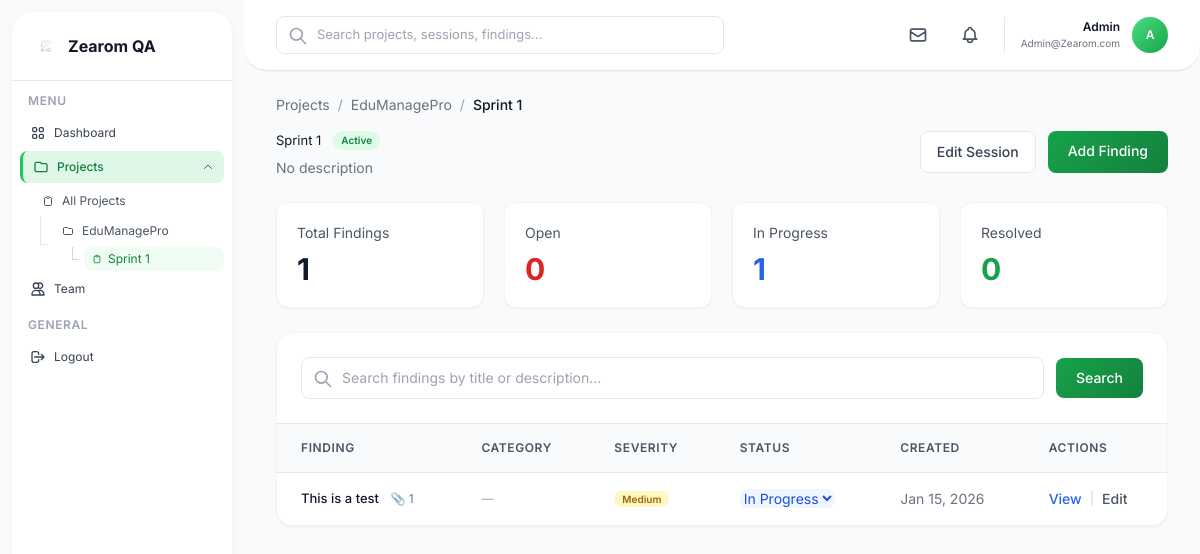
The page /session/1 (signed in) on the database as committed earlier.
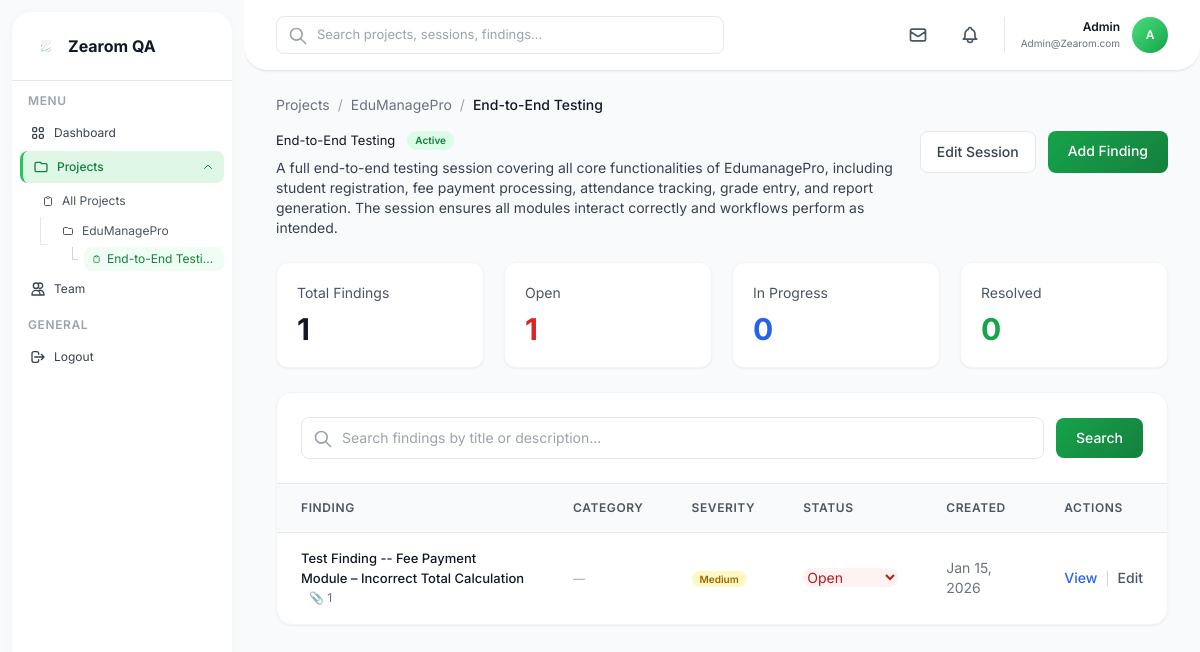
The same page on the database as committed later.
### app.py (models this page shows)
class TestingSession(db.Model):
    id = db.Column(db.Integer, primary_key=True)
    name = db.Column(db.String(200), nullable=False)
    description = db.Column(db.Text)
    status = db.Column(db.String(50), default='Active')
    project_id = db.Column(db.Integer, db.ForeignKey('project.id'), nullable=False)
    created_at = db.Column(db.DateTime, default=datetime.utcnow)
    updated_at = db.Column(db.DateTime, default=datetime.utcnow, onupdate=datetime.utcnow)
    findings = db.relationship('Finding', backref='session', lazy=True, cascade='all, delete-orphan')

class Finding(db.Model):
    id = db.Column(db.Integer, primary_key=True)
    title = db.Column(db.String(200), nullable=False)
    description = db.Column(db.Text)
    severity = db.Column(db.String(50), default='Medium')
    status = db.Column(db.String(50), default='Open')
    session_id = db.Column(db.Integer, db.ForeignKey('testing_session.id'), nullable=False)
    category_id = db.Column(db.Integer, db.ForeignKey('category.id'))
    created_by = db.Column(db.Integer, db.ForeignKey('user.id'), nullable=False)
    status_updated_by = db.Column(db.Integer, db.ForeignKey('user.id'))
    status_updated_at = db.Column(db.DateTime)
    created_at = db.Column(db.DateTime, default=datetime.utcnow)
    updated_at = db.Column(db.DateTime, default=datetime.utcnow, onupdate=datetime.utcnow)
    screenshots = db.relationship('Screenshot', backref='finding', lazy=True, cascade='all, delete-orphan')

### app.py (the view, shortened to what this page needs)
@app.route('/session/<int:session_id>')
@login_required
def session_detail(session_id):
    testing_session = TestingSession.query.get_or_404(session_id)
    categories = Category.query.filter_by(project_id=testing_session.project_id).all()
    search_query = request.args.get('search', '').strip()
    findings_query = Finding.query.filter_by(session_id=session_id)
    page = request.args.get('page', 1, type=int)
    per_page = 20
    findings_pagination = findings_query.order_by(Finding.created_at.desc()).paginate(page=page, per_page=per_page,
                                                                                      error_out=False)
    all_findings = Finding.query.filter_by(session_id=session_id).all()
    return render_template('session_detail.html',
                           testing_session=testing_session,
                           findings_pagination=findings_pagination,
                           all_findings=all_findings,
                           categories=categories,
                           search_query=search_query)

### app.py (called while the page is built)
@login_manager.user_loader
def load_user(user_id):
    return User.query.get(int(user_id))

@app.context_processor
def inject_sidebar_data():
    if current_user.is_authenticated:
        recent_projects = Project.query.filter_by(created_by=current_user.id) \
            .order_by(Project.updated_at.desc()).limit(3).all()
        return dict(sidebar_recent_projects=recent_projects)
    return dict(sidebar_recent_projects=[])

@app.context_processor
def inject_seo_defaults():
    return dict(
        site_name='Zearom QA',
        site_description='Comprehensive Quality Assurance management system for tracking projects, testing sessions, and findings.',
        site_url=request.url_root.rstrip('/')
    )

### templates/session_detail.html (shortened to what the changed rows need)
{% extends "base.html" %}
{% block content %}
<div class="mb-6">
    <nav class="flex items-center space-x-2 text-sm mb-4">
        <a href="{{ url_for('projects') }}" class="text-gray-500 hover:text-gray-700">Projects</a>
        <span class="text-gray-400">/</span>
        <a href="{{ url_for('project_detail', project_id=testing_session.project_id) }}" class="text-gray-500 hover:text-gray-700">{{ testing_session.project.name }}</a>
        <span class="text-gray-400">/</span>
        <span class="text-gray-900 font-medium">{{ testing_session.name }}</span>
    </nav>
    <div class="flex items-start justify-between">
        <div class="flex-1">
            <div class="flex items-center space-x-3 mb-2">
                <h1 class="text-gray-900">{{ testing_session.name }}</h1>
                <span class="badge {% if testing_session.status == 'Active' %}bg-green-100 text-green-700{% elif testing_session.status == 'Completed' %}bg-blue-100 text-blue-700{% else %}bg-gray-100 text-gray-700{% endif %}">
                    {{ testing_session.status }}
                </span>
            </div>
            {% if testing_session.description %}
            <div class="text-sm text-gray-700 prose prose-sm max-w-none">
                {{ testing_session.description|safe }}
            </div>
            {% else %}
            <p class="text-sm text-gray-500">No description</p>
            {% endif %}
        </div>
    </div>
</div>
<div class="grid grid-cols-1 md:grid-cols-4 gap-5 mb-6">
    <div class="bg-white rounded-xl shadow-sm border border-gray-100 p-5">
        <h4 class="text-sm text-gray-600 mb-2">Open</h4>
        <p class="text-3xl font-bold text-red-600">
            {% set open_count = namespace(value=0) %}
            {% for finding in all_findings %}
                {% if finding.status == 'Open' %}
                    {% set open_count.value = open_count.value + 1 %}
                {% endif %}
            {% endfor %}
            {{ open_count.value }}
        </p>
    </div>
    <div class="bg-white rounded-xl shadow-sm border border-gray-100 p-5">
        <h4 class="text-sm text-gray-600 mb-2">In Progress</h4>
        <p class="text-3xl font-bold text-blue-600">
            {% set progress_count = namespace(value=0) %}
            {% for finding in all_findings %}
                {% if finding.status == 'In Progress' %}
                    {% set progress_count.value = progress_count.value + 1 %}
                {% endif %}
            {% endfor %}
            {{ progress_count.value }}
        </p>
    </div>
            {% set resolved_count = namespace(value=0) %}
            {% for finding in all_findings %}
                {% if finding.status == 'Resolved' %}
                    {% set resolved_count.value = resolved_count.value + 1 %}
                {% endif %}
            {% endfor %}
</div>
<div class="bg-white rounded-2xl shadow-sm border border-gray-100">
    <div class="overflow-x-auto">
        <table class="w-full">
            <thead class="bg-gray-50 border-b border-gray-200">
                <tr>
                    <th class="px-6 py-4 text-left text-xs font-semibold text-gray-600 uppercase tracking-wider">Finding</th>
                    <th class="px-6 py-4 text-left text-xs font-semibold text-gray-600 uppercase tracking-wider">Category</th>
                    <th class="px-6 py-4 text-left text-xs font-semibold text-gray-600 uppercase tracking-wider">Severity</th>
                    <th class="px-6 py-4 text-left text-xs font-semibold text-gray-600 uppercase tracking-wider">Status</th>
                    <th class="px-6 py-4 text-left text-xs font-semibold text-gray-600 uppercase tracking-wider">Created</th>
                    <th class="px-6 py-4 text-left text-xs font-semibold text-gray-600 uppercase tracking-wider">Actions</th>
                </tr>
            </thead>
            <tbody class="divide-y divide-gray-200">
                {% for finding in findings_pagination.items %}
                <tr class="hover:bg-gray-50 transition">
                    <td class="px-6 py-4">
                        <a href="{{ url_for('finding_detail', finding_id=finding.id) }}" class="font-medium text-gray-900 hover:text-green-600">
                            {{ finding.title }}
                        </a>
                        {% if finding.screenshots %}
                        <span class="text-xs text-gray-500 ml-2">📎 {{ finding.screenshots|length }}</span>
                        {% endif %}
                    </td>
                    <td class="px-6 py-4">
                        {% if finding.category %}
                        <span class="inline-flex items-center px-2.5 py-0.5 rounded-full text-xs font-medium" style="background-color: {{ finding.category.color }}15; color: {{ finding.category.color }};">
                            {{ finding.category.name }}
                        </span>
                        {% else %}
                        <span class="text-xs text-gray-400">—</span>
                        {% endif %}
                    </td>
                    <td class="px-6 py-4">
                        <span class="badge {% if finding.severity == 'Critical' %}bg-red-100 text-red-700{% elif finding.severity == 'High' %}bg-orange-100 text-orange-700{% elif finding.severity == 'Medium' %}bg-yellow-100 text-yellow-700{% else %}bg-blue-100 text-blue-700{% endif %}">
                            {{ finding.severity }}
                        </span>
                    </td>
                    <td class="px-6 py-4">
                        <select onchange="updateFindingStatus({{ finding.id }}, this.value)"
                                class="text-sm border-0 rounded-lg cursor-pointer focus:ring-2 focus:ring-green-500 {% if finding.status == 'Open' %}bg-red-50 text-red-700{% elif finding.status == 'In Progress' %}bg-blue-50 text-blue-700{% elif finding.status == 'Resolved' %}bg-green-50 text-green-700{% else %}bg-gray-50 text-gray-700{% endif %}">
                            <option value="Open" {% if finding.status == 'Open' %}selected{% endif %}>Open</option>
                            <option value="In Progress" {% if finding.status == 'In Progress' %}selected{% endif %}>In Progress</option>
                        </select>
                    </td>
                    <td class="px-6 py-4 text-sm text-gray-500">
                        {{ finding.created_at.strftime('%b %d, %Y') }}
                    </td>
                    <td class="px-6 py-4">
                        <div class="flex items-center space-x-2">
                            <a href="{{ url_for('finding_detail', finding_id=finding.id) }}" class="text-sm text-blue-600 hover:text-blue-700 font-medium">
                                View
                            </a>
                            <span class="text-gray-300">|</span>
                            <a href="{{ url_for('edit_finding', finding_id=finding.id) }}" class="text-sm text-gray-600 hover:text-gray-700 font-medium">
                                Edit
                            </a>
                        </div>
                    </td>
                </tr>
                {% endfor %}
            </tbody>
        </table>
    </div>
</div>
{% endblock %}

### templates/base.html (shortened to what the changed rows need)
<!DOCTYPE html>
<html lang="en">
<head>
    <script src="https://cdn.tailwindcss.com"></script>
</head>
<body class="bg-gray-50">
    <div class="flex h-screen overflow-hidden">
        <aside id="sidebar" class="sidebar-container flex flex-col")
            <div class="flex-1 overflow-y-auto py-3">
                <div class="px-2 mb-3">
                    <nav class="space-y-0.5">
                        <div>
                            <div id="projectsDropdown" class="projects-dropdown open mt-1">
                                <div class="ml-3 space-y-0.5">
                                    {% if sidebar_recent_projects %}
                                        {% for project in sidebar_recent_projects %}
                                        <div class="tree-line">
                                            <div>
                                                <a href="{{ url_for('project_detail', project_id=project.id) }}"
                                                   class="sidebar-item flex items-center px-2.5 py-1.5 text-xs rounded-lg text-gray-600 hover:text-gray-900 ">
                                                    <svg class="w-3 h-3 mr-2" fill="none" stroke="currentColor" viewBox="0 0 24 24">
                                                        <path stroke-linecap="round" stroke-linejoin="round" stroke-width="2" d="M3 7v10a2 2 0 002 2h14a2 2 0 002-2V9a2 2 0 00-2-2h-6l-2-2H5a2 2 0 00-2 2z"/>
                                                    </svg>
                                                    <span class="truncate">{{ project.name[:20] }}{% if project.name|length > 20 %}...{% endif %}</span>
                                                </a>
                                                {% set sorted_sessions = project.sessions|sort(attribute='updated_at', reverse=True) %}
                                                {% if sorted_sessions %}
                                                <div class="ml-3 mt-0.5 space-y-0.5">
                                                    {% for session in sorted_sessions %}
                                                    {% if loop.index <= 3 %}
                                                    <div class="session-tree-line">
                                                        <a href="{{ url_for('session_detail', session_id=session.id) }}"
                                                           class="sidebar-item flex items-center px-2 py-1 text-xs rounded-lg text-gray-500 hover:text-gray-900 {% if request.endpoint == 'session_detail' and request.view_args.get('session_id') == session.id %}bg-green-50 text-green-700{% endif %}">
                                                            <svg class="w-2.5 h-2.5 mr-1.5" fill="none" stroke="currentColor" viewBox="0 0 24 24">
                                                                <path stroke-linecap="round" stroke-linejoin="round" stroke-width="2" d="M9 5H7a2 2 0 00-2 2v12a2 2 0 002 2h10a2 2 0 002-2V7a2 2 0 00-2-2h-2M9 5a2 2 0 002 2h2a2 2 0 002-2M9 5a2 2 0 012-2h2a2 2 0 012 2"/>
                                                            </svg>
                                                            <span class="truncate">{{ session.name[:18] }}{% if session.name|length > 18 %}...{% endif %}</span>
                                                        </a>
                                                    </div>
                                                    {% endif %}
                                                    {% endfor %}
                                                </div>
                                                {% endif %}
                                            </div>
                                        </div>
                                        {% endfor %}
                                    {% endif %}
                                </div>
                            </div>
                        </div>
                    </nav>
                </div>
            </div>
        </aside>
        <main class="flex-1 overflow-y-auto">
            <div class="px-8 py-6">
                {% block content %}{% endblock %}
            </div>
        </main>
    </div>
</body>
</html>

Rows that differ between the two databases and show on the page:
removed Finding: title "This is a test", screenshots|length "1", severity "Medium", status+id "In Progress", created_at "Jan 15, 2026"
changed TestingSession "Active": name "Sprint 1" → "End-to-End Testi…"; name "Sprint 1" → "End-to-End Testing"; description (not shown) → "A full end-to-end testing session covering all core functionalities of EdumanagePro, including student registration, fee payment processing, attendance tracking, grade entry, and report generation. The session ensures all modules interact correctly and workflows perform as intended."
added Finding: title "Test Finding -- Fee Payment Module – Incorrect Total Calculation", screenshots|length "1", severity "Medium", status+id "Open", created_at "Jan 15, 2026"
Other text that changed with them:
{{ open_count.value }}: "0" → "1"
{{ progress_count.value }}: "1" → "0"
text no longer shown: "No description"
